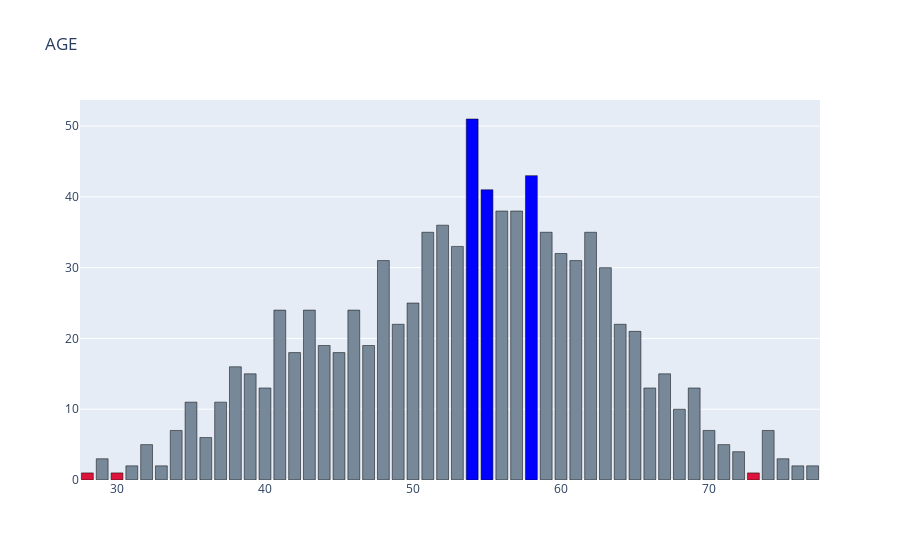

The cell this chart's notebook holds for it:
### Code cell
colors = ['lightslategrey'] * df.age.nunique()
colors[0] = 'blue'
colors[1] = 'blue'
colors[2] = 'blue'
colors[-1] = 'crimson'
colors[-2] = 'crimson'
colors[-3] = 'crimson'

trace = go.Bar(x = df_age.age,
               y = df_age['count'], 
               marker_color = colors, 
               marker_line_color='black')

data = [trace]
layout = go.Layout(title = "AGE")
go.Figure(data = data, layout = layout)

### Figure 1 — Plotly figure (JSON) as saved in the notebook; plotly's stock layout.template omitted (floating-point values rounded to 4 significant figures)
{"data": [{"marker": {"color": ["blue", "blue", "blue", "lightslategrey", "lightslategrey", "lightslategrey", "lightslategrey", "lightslategrey", "lightslategrey", "lightslategrey", "lightslategrey", "lightslategrey", "lightslategrey", "lightslategrey", "lightslategrey", "lightslategrey", "lightslategrey", "lightslategrey", "lightslategrey", "lightslategrey", "lightslategrey", "lightslategrey", "lightslategrey", "lightslategrey", "lightslategrey", "lightslategrey", "lightslategrey", "lightslategrey", "lightslategrey", "lightslategrey", "lightslategrey", "lightslategrey", "lightslategrey", "lightslategrey", "lightslategrey", "lightslategrey", "lightslategrey", "lightslategrey", "lightslategrey", "lightslategrey", "lightslategrey", "lightslategrey", "lightslategrey", "lightslategrey", "lightslategrey", "lightslategrey", "lightslategrey", "crimson", "crimson", "crimson"], "line": {"color": "black"}}, "type": "bar", "x": [54, 58, 55, 56, 57, 52, 62, 51, 59, 53, 60, 61, 48, 63, 50, 41, 46, 43, 64, 49, 65, 44, 47, 45, 42, 38, 67, 39, 69, 40, 66, 35, 37, 68, 34, 70, 74, 36, 32, 71, 72, 29, 75, 31, 33, 76, 77, 30, 28, 73], "y": [51, 43, 41, 38, 38, 36, 35, 35, 35, 33, 32, 31, 31, 30, 25, 24, 24, 24, 22, 22, 21, 19, 19, 18, 18, 16, 15, 15, 13, 13, 13, 11, 11, 10, 7, 7, 7, 6, 5, 5, 4, 3, 3, 2, 2, 2, 2, 1, 1, 1]}], "layout": {"title": {"text": "AGE"}}}
